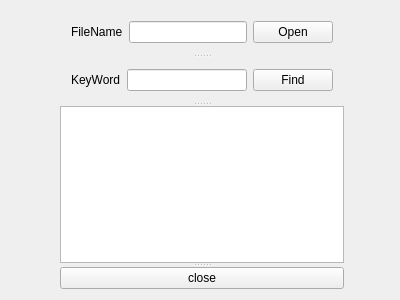
<?xml version="1.0" encoding="UTF-8"?>
<ui version="4.0">
 <class>TextFinder</class>
 <widget class="QWidget" name="TextFinder">
  <property name="geometry">
   <rect>
    <x>0</x>
    <y>0</y>
    <width>400</width>
    <height>300</height>
   </rect>
  </property>
  <property name="windowTitle">
   <string>TextFinder</string>
  </property>
  <widget class="QSplitter" name="splitter_3">
   <property name="geometry">
    <rect>
     <x>60</x>
     <y>10</y>
     <width>284</width>
     <height>279</height>
    </rect>
   </property>
   <property name="orientation">
    <enum>Qt::Vertical</enum>
   </property>
   <widget class="QSplitter" name="splitter_2">
    <property name="orientation">
     <enum>Qt::Vertical</enum>
    </property>
    <widget class="QSplitter" name="splitter">
     <property name="orientation">
      <enum>Qt::Vertical</enum>
     </property>
     <widget class="QWidget" name="">
      <layout class="QHBoxLayout" name="horizontalLayout_2">
       <item>
        <widget class="QLabel" name="label_2">
         <property name="text">
          <string>FileName</string>
         </property>
        </widget>
       </item>
       <item>
        <widget class="QLineEdit" name="fileEdit"/>
       </item>
       <item>
        <widget class="QPushButton" name="fileButton">
         <property name="text">
          <string>Open</string>
         </property>
        </widget>
       </item>
      </layout>
     </widget>
     <widget class="QWidget" name="layoutWidget">
      <layout class="QVBoxLayout" name="verticalLayout">
       <item>
        <layout class="QHBoxLayout" name="horizontalLayout">
         <item>
          <widget class="QLabel" name="label">
           <property name="text">
            <string>KeyWord</string>
           </property>
          </widget>
         </item>
         <item>
          <widget class="QLineEdit" name="lineEdit"/>
         </item>
         <item>
          <widget class="QPushButton" name="findButton">
           <property name="text">
            <string>Find</string>
           </property>
          </widget>
         </item>
        </layout>
       </item>
      </layout>
     </widget>
    </widget>
    <widget class="QTextEdit" name="textEdit"/>
   </widget>
   <widget class="QPushButton" name="pushButton">
    <property name="text">
     <string>close</string>
    </property>
   </widget>
  </widget>
 </widget>
 <layoutdefault spacing="6" margin="11"/>
 <resources/>
 <connections/>
</ui>
